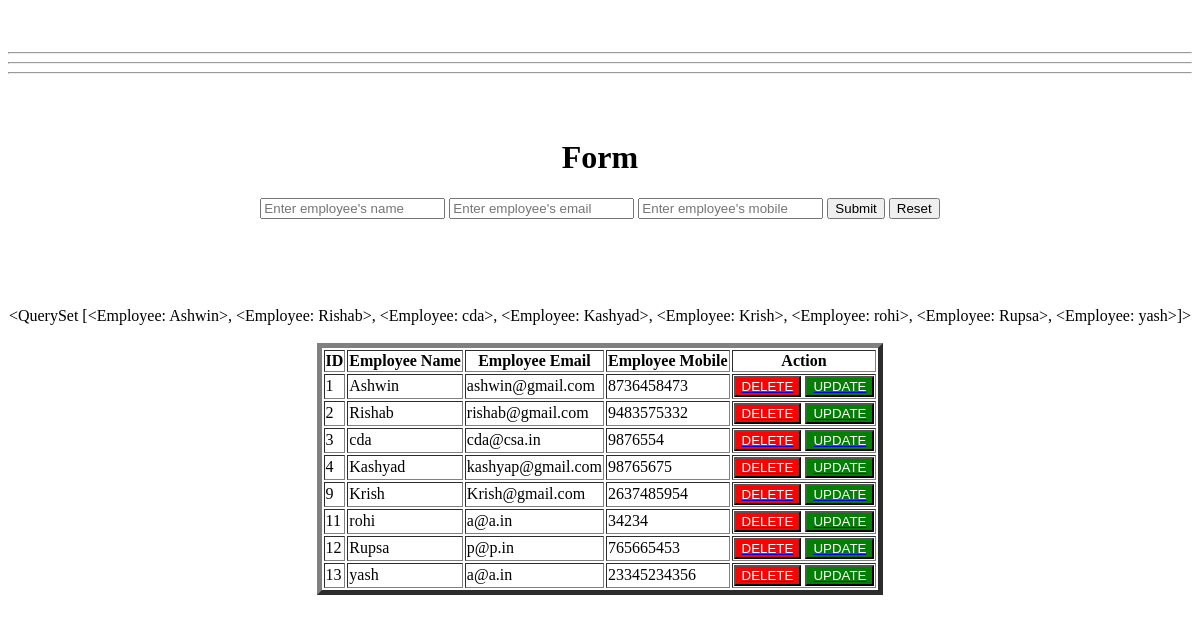
The app's page /, older data.
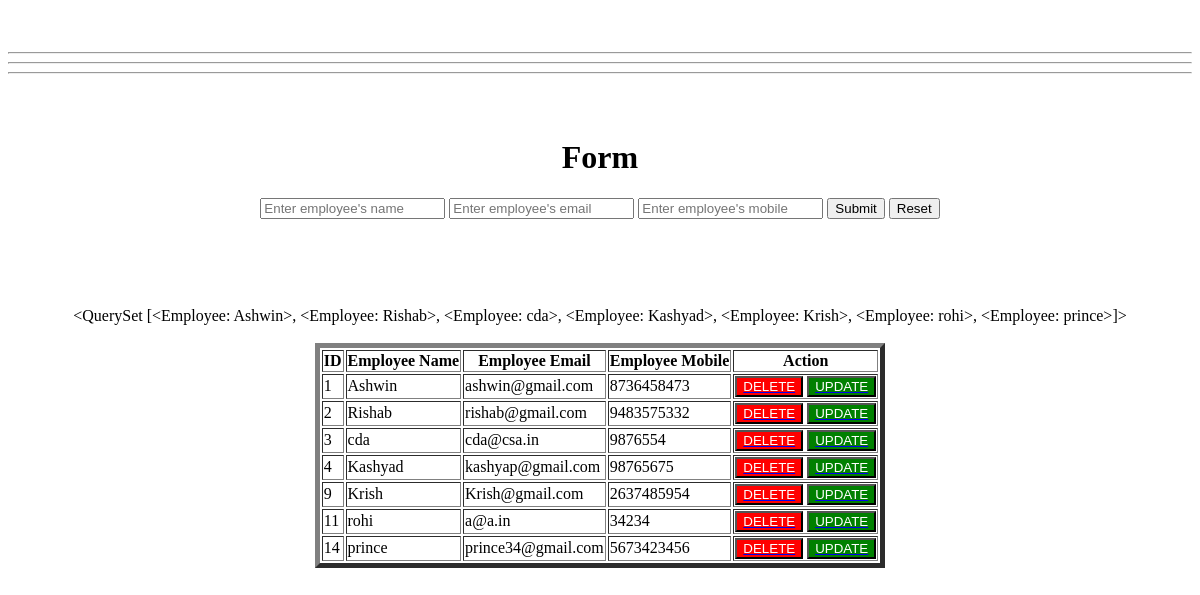
The same page, newer data.
### firstapp/models.py (models this page shows)
class Employee(models.Model):
    Emp_name = models.CharField(max_length=100)
    Emp_Email = models.EmailField()
    Emp_Mobile = models.IntegerField()
    def __str__(self) -> str:
        return self.Emp_name

### firstapp/views.py (the view, shortened to what this page needs)
# urls.py: path('',home, name='home'),
def home(request):
    query = Employee.objects.all()
    context = {'employee': query}
    return render(request, "index.html", context)

### firstapp/templates/index.html (shortened to what this page needs)
<html>
<head>
</head>
<body>
<br><br>
<center>
	<hr><hr><hr>
	<br><br>
	<h1>Form</h1>
	<form method="POST">
		<input type = "text" name = "Emp_name" placeholder="Enter employee's name" required>
		<input type = "text" name = "Emp_Email" placeholder="Enter employee's email" required>
		<input type = "text" name = "Emp_Mobile" placeholder="Enter employee's mobile " required>
		<input type = "submit" name = "submit">
		<input type = "reset">
	</form>
	<br><br>
<br><br>
	{{employee}}
	<br><br>
	<table border = "5">
		<tr>
			<th>ID</th>
			<th>Employee Name</th>
			<th>Employee Email</th>
			<th>Employee Mobile</th>
			<th>Action</th>
		</tr>
		{% for e in employee %}
		<tr>
			<td>{{e.id}}</td>
			<td>{{e.Emp_name}}</td>
			<td>{{e.Emp_Email}}</td>
			<td>{{e.Emp_Mobile}}</td>
			<td>
				<button style="background-color: red;"><a href="delete/{{e.id}}"><font color="white">DELETE</font></a></button>
				<button style="background-color: green;"><a href="update/{{e.id}}"><font color="white">UPDATE</font></a></button>
			</td>
		</tr>
		{% endfor %}
	</table>
</center>
</body>
</html>

Row changes from the older to the newer data that the page shows:
removed Employee: id "12", Emp_name "Rupsa", Emp_Email "p@p.in", Emp_Mobile "765665453"
removed Employee: id "13", Emp_name "yash", Emp_Email "a@a.in", Emp_Mobile "23345234356"
computed for Employee "Ashwin": Emp_name.Emp_name "…Krish>, <Employee: rohi>, <Employee: Rupsa>, <Employee: yash>]>" → "<QuerySet [<Employee: Ashwin>, <Employee: Rishab>, <Employee: cda>, <Employee: Kashyad>, <Employee: Krish>, <Employee: rohi>, <Employee: prince>]>"
added Employee: id "14", Emp_name "prince", Emp_Email "prince34@gmail.com", Emp_Mobile "5673423456"
